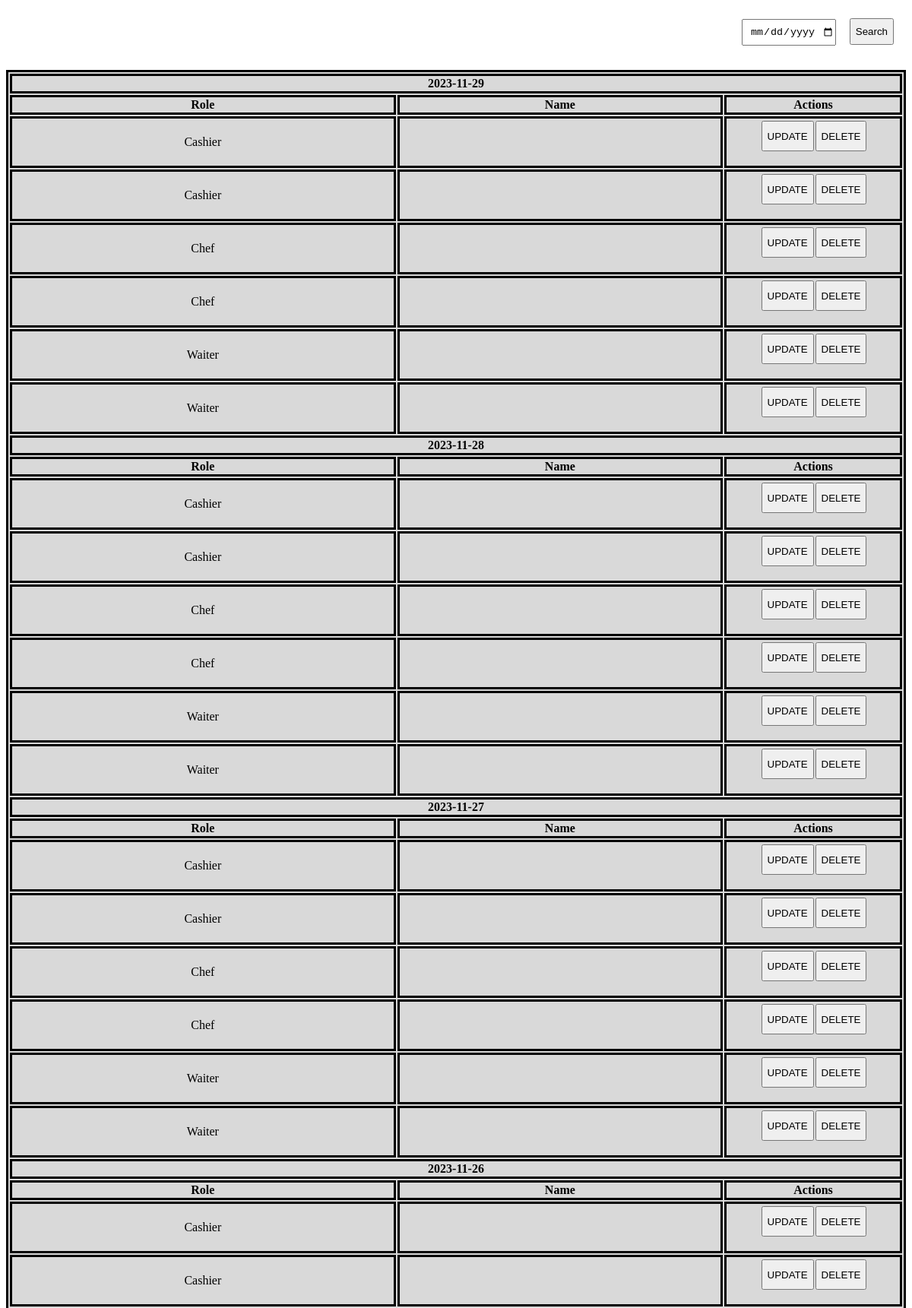
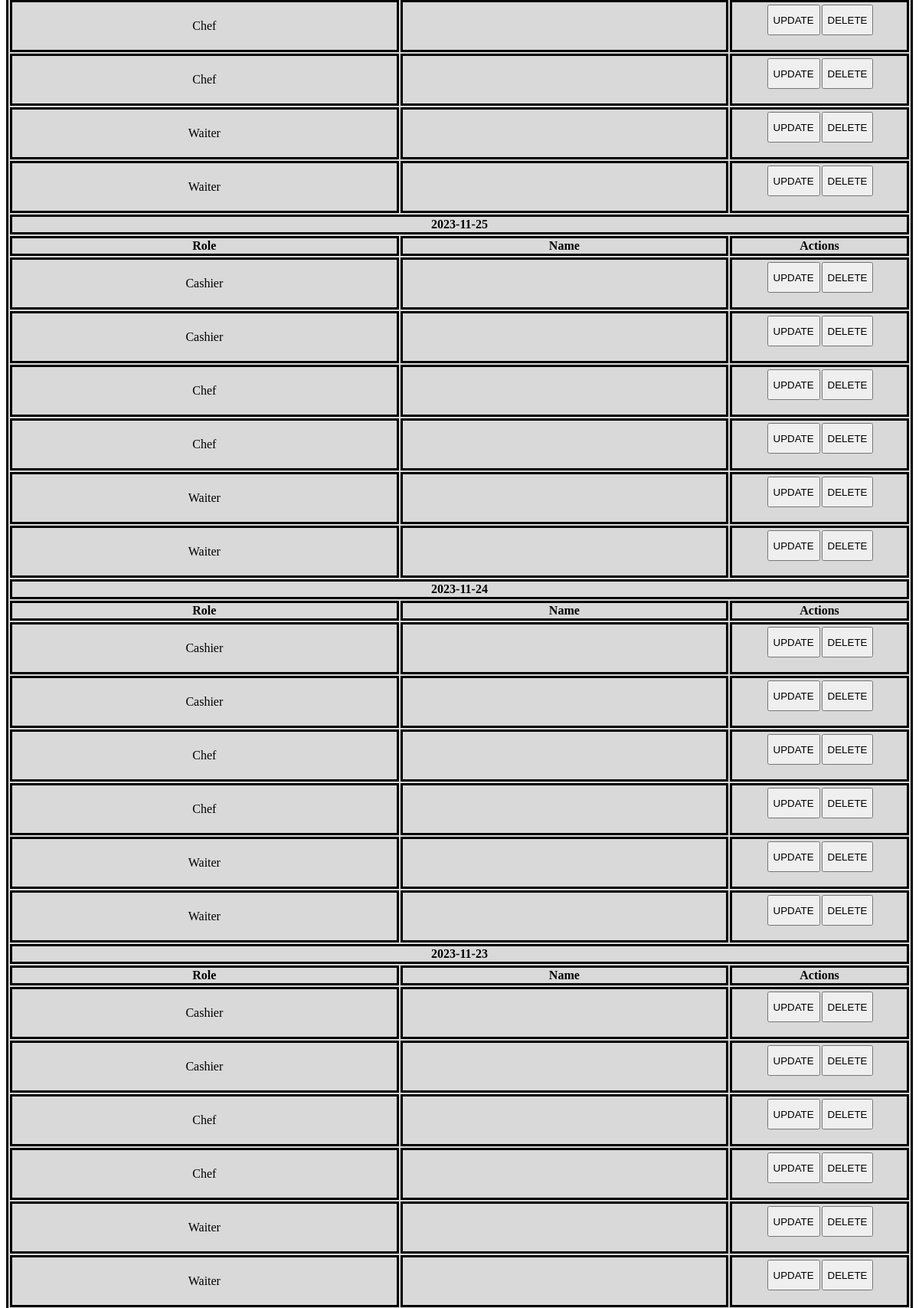
/bndProj/main/actors/owner/main-content.php (upper part), run on the app's committed database (2 pictures, top to bottom).
### tables this page shows
CREATE TABLE `workslot` (
  `workslotId` int(11) NOT NULL,
  `Date` date NOT NULL,
  `userprofileId_workslot` int(11) NOT NULL,
  `userId_workslot` int(11) DEFAULT NULL
);

CREATE TABLE `userprofile` (
  `userProfileId` int(11) NOT NULL,
  `profileName` varchar(255) NOT NULL,
  `description` varchar(255) NOT NULL,
  `role` varchar(255) NOT NULL,
  `activated` tinyint(1) NOT NULL
);

### bndProj/entities/workslotEntity.php (called while the page is built, shortened)
<?php
class WorkslotEntity extends Dbh
{
    protected function view()
    {
        $array = [];
        $conn = $this->connectDB();
        $sql = "SELECT workslot.workslotId, workslot.Date, workslot.userProfileId_workslot, userprofile.role, user.username
                FROM workslot
                LEFT OUTER JOIN userprofile ON workslot.userprofileId_workslot = userprofile.userProfileId
                LEFT OUTER JOIN user ON workslot.userId_workslot = user.userId
                ORDER BY date DESC, role ASC;";
        $result = $conn->query($sql);
        if ($result->num_rows > 0)
        {
            while ($row = $result->fetch_assoc())
            {
                $current = array(
                    'workslotId' => $row['workslotId'],
                    'date' => $row['Date'],
                    'userProfileId_workslot' => $row['userProfileId_workslot'],
                    'role' => $row['role'],
                    'username' => $row['username']
                );
                array_push($array, $current);
            }
        }
        return $array;
    }
}
?>

### bndProj/controller/owner/viewWorkslotController.php (called while the page is built)
<?php
class ViewWorkslotController extends WorkslotEntity
{
    public function viewWorkslot()
    {
        $workslot = new WorkslotEntity();
        $array = $workslot->view();
        return $array;
    }
}
?>

### bndProj/main/actors/owner/boundaries/viewWorkSlotsBoundary.php (the view, shortened to what this page needs)
<?php
include "../../../entities/workslotEntity.php";
include "../../../controller/owner/viewWorkslotController.php";
?>
<div class="container">
    <div class="row">
        <div class="search-container ml-auto">
            <form method="POST">
                <input type="date" name="search" id="myInput" placeholder="Search">
                <input type="submit" name="searchButton" value="Search">
            </form>
        </div>
    </div>
    <div class="row">
        <?php
        if(isset($_POST["searchButton"]))
        {
            $dateSearch = $_POST["search"];
            $searchWorkslot = new SearchWorkslotController();
            $array = $searchWorkslot->searchWorkslot($dateSearch);
            if($array[0] != "Success")
            {
                echo "<script>";
                echo "alert('$array[0]');";
                echo "document.location = 'index.php?page=viewWorkslotsBoundary';";
                echo "</script>";
            }
            else
            {
                $sorted = [];
                for ($i = 1; $i < count($array); $i++)
                {
                    $workslotId = $array[$i]['workslotId'];
                    $date = $array[$i]['date'];
                    $role = $array[$i]['role'];
                    $username_workslot = $array[$i]['username'];
                    if(!isset($sorted[$date]))
                    {
                        $sorted[$date] = array();
                    }
                    $details = array(
                        'workslotId' => $workslotId,
                        'username' => $username_workslot,
                        'role' => $role
                    );
                    array_push($sorted[$date], $details);
                }
                echo '<table class="table">';
                foreach($sorted as $date => $workslots) {
                echo '<tr><th colspan="4">' . $date . '</th></tr>';
                echo '<tr><th>Role</th><th>Name</th><th class="text-center" colspan="2" style="width:20%">Actions</th></tr>';
                    foreach($workslots as $workslot) {
                        echo '<tr>';
                        echo '<td>' . $workslot['role'] . '</td>';
                        echo '<td>' . $workslot['username'] . '</td>';
                        echo '<td>';
                        echo '<form method="POST">';
                        echo '<input type="hidden" name="updateDate" value="' . $date . '"/>';
                        echo '<input type="hidden" name="updateRole" value="' . $workslot['role'] . '"/>';
                        echo '<button class="btn btn-primary" style="height:40px" value=' . $workslot['workslotId']. ' name="updateWorkslot">UPDATE</button>';
                        echo '<button class="btn btn-danger" style="height:40px" value=' . $workslot['workslotId']. ' name="deleteWorkslot">DELETE</button>';
                        echo '</form>';
                        echo '</td>';
                        echo '</tr>';
                    }
                }
                echo '</table>';
            }
        }
        else
        {
            $viewWorkslot = new ViewWorkslotController();
            $array = $viewWorkslot->viewWorkSlot();
            $sorted = [];
            for ($i = 0; $i < count($array); $i++)
            {
                $workslotId = $array[$i]['workslotId'];
                $date = $array[$i]['date'];
                $role = $array[$i]['role'];
                $username_workslot = $array[$i]['username'];
                if(!isset($sorted[$date]))
                {
                    $sorted[$date] = array();
                }
                $details = array(
                    'workslotId' => $workslotId,
                    'username' => $username_workslot,
                    'role' => $role
                );
                array_push($sorted[$date], $details);
            }
            echo '<table class="table">';
            foreach($sorted as $date => $workslots) {
                echo '<tr><th colspan="4">' . $date . '</th></tr>';
                echo '<tr><th>Role</th><th>Name</th><th class="text-center" colspan="2" style="width:20%">Actions</th></tr>';
                foreach($workslots as $workslot) {
                    echo '<tr>';
                    echo '<td>' . $workslot['role'] . '</td>';
                    echo '<td>' . $workslot['username'] . '</td>';
                    echo '<td>';
                    echo '<form method="POST">';
                    echo '<button class="btn btn-primary" style="height:40px" value=' . $workslot['workslotId']. ' name="updateWorkslot">UPDATE</button>';
                    echo '<button class="btn btn-danger" style="height:40px" value=' . $workslot['workslotId']. ' name="deleteWorkslot">DELETE</button>';
                    echo '</form>';
                    echo '</td>';
                    echo '</tr>';
                }
            }
            echo '</table>';
        }
        ?>
    </div>
</div>

### bndProj/main/actors/owner/boundaries/viewWorkSlotsBoundary.php (style rules this page uses)
.table { margin-top: 1em !important; margin-left: auto; margin-right: auto; border-style: solid; border-color: black; background-color: #D9D9D9; width: 100%; text-align: center; }
th, td , tr { border-style: solid; border-color: black; }
.search-container { float: right; margin: 1em; }
.search-container input { height: 35px; margin-left: 1em; text-align: center; }
.btn-primary { margin:2px; }

### data on the page
workslot: userprofileId_workslot.role "Cashier", $workslot['workslotId'] 87 (drawn)
workslot: userprofileId_workslot.role "Cashier", $workslot['workslotId'] 88 (drawn)
workslot: userprofileId_workslot.role "Chef", $workslot['workslotId'] 85 (drawn)
workslot: userprofileId_workslot.role "Chef", $workslot['workslotId'] 86 (drawn)
workslot: userprofileId_workslot.role "Waiter", $workslot['workslotId'] 89 (drawn)
workslot: userprofileId_workslot.role "Waiter", $workslot['workslotId'] 90 (drawn)
workslot: userprofileId_workslot.role "Cashier", $workslot['workslotId'] 81 (drawn)
workslot: userprofileId_workslot.role "Cashier", $workslot['workslotId'] 82 (drawn)
workslot: userprofileId_workslot.role "Chef", $workslot['workslotId'] 79 (drawn)
workslot: userprofileId_workslot.role "Chef", $workslot['workslotId'] 80 (drawn)
workslot: userprofileId_workslot.role "Waiter", $workslot['workslotId'] 83 (drawn)
workslot: userprofileId_workslot.role "Waiter", $workslot['workslotId'] 84 (drawn)
workslot: userprofileId_workslot.role "Cashier", $workslot['workslotId'] 75 (drawn)
workslot: userprofileId_workslot.role "Cashier", $workslot['workslotId'] 76 (drawn)
workslot: userprofileId_workslot.role "Chef", $workslot['workslotId'] 73 (drawn)
workslot: userprofileId_workslot.role "Chef", $workslot['workslotId'] 74 (drawn)
workslot: userprofileId_workslot.role "Waiter", $workslot['workslotId'] 77 (drawn)
workslot: userprofileId_workslot.role "Waiter", $workslot['workslotId'] 78 (drawn)
workslot: userprofileId_workslot.role "Cashier", $workslot['workslotId'] 69 (drawn)
workslot: userprofileId_workslot.role "Cashier", $workslot['workslotId'] 70 (drawn)
workslot: userprofileId_workslot.role "Chef", $workslot['workslotId'] 67 (drawn)
workslot: userprofileId_workslot.role "Chef", $workslot['workslotId'] 68 (drawn)
workslot: userprofileId_workslot.role "Waiter", $workslot['workslotId'] 71 (drawn)
workslot: userprofileId_workslot.role "Waiter", $workslot['workslotId'] 72 (drawn)
workslot: userprofileId_workslot.role "Cashier", $workslot['workslotId'] 63 (drawn)
workslot: userprofileId_workslot.role "Cashier", $workslot['workslotId'] 64 (drawn)
workslot: userprofileId_workslot.role "Chef", $workslot['workslotId'] 61 (drawn)
workslot: userprofileId_workslot.role "Chef", $workslot['workslotId'] 62 (drawn)
workslot: userprofileId_workslot.role "Waiter", $workslot['workslotId'] 65 (drawn)
workslot: userprofileId_workslot.role "Waiter", $workslot['workslotId'] 66 (drawn)
workslot: userprofileId_workslot.role "Cashier", $workslot['workslotId'] 57 (drawn)
workslot: userprofileId_workslot.role "Cashier", $workslot['workslotId'] 58 (drawn)
workslot: userprofileId_workslot.role "Chef", $workslot['workslotId'] 55 (drawn)
workslot: userprofileId_workslot.role "Chef", $workslot['workslotId'] 56 (drawn)
workslot: userprofileId_workslot.role "Waiter", $workslot['workslotId'] 59 (drawn)
workslot: userprofileId_workslot.role "Waiter", $workslot['workslotId'] 60 (drawn)
workslot: userprofileId_workslot.role "Cashier", $workslot['workslotId'] 51 (drawn)
workslot: userprofileId_workslot.role "Cashier", $workslot['workslotId'] 52 (drawn)
workslot: userprofileId_workslot.role "Chef", $workslot['workslotId'] 49 (drawn)
workslot: userprofileId_workslot.role "Chef", $workslot['workslotId'] 50 (drawn)
workslot: userprofileId_workslot.role "Waiter", $workslot['workslotId'] 53 (drawn)
workslot: userprofileId_workslot.role "Waiter", $workslot['workslotId'] 54 (drawn)

### other printed values
$date "2023-11-29"
$date "2023-11-28"
$date "2023-11-27"
$date "2023-11-26"
$date "2023-11-25"
$date "2023-11-24"
$date "2023-11-23"
